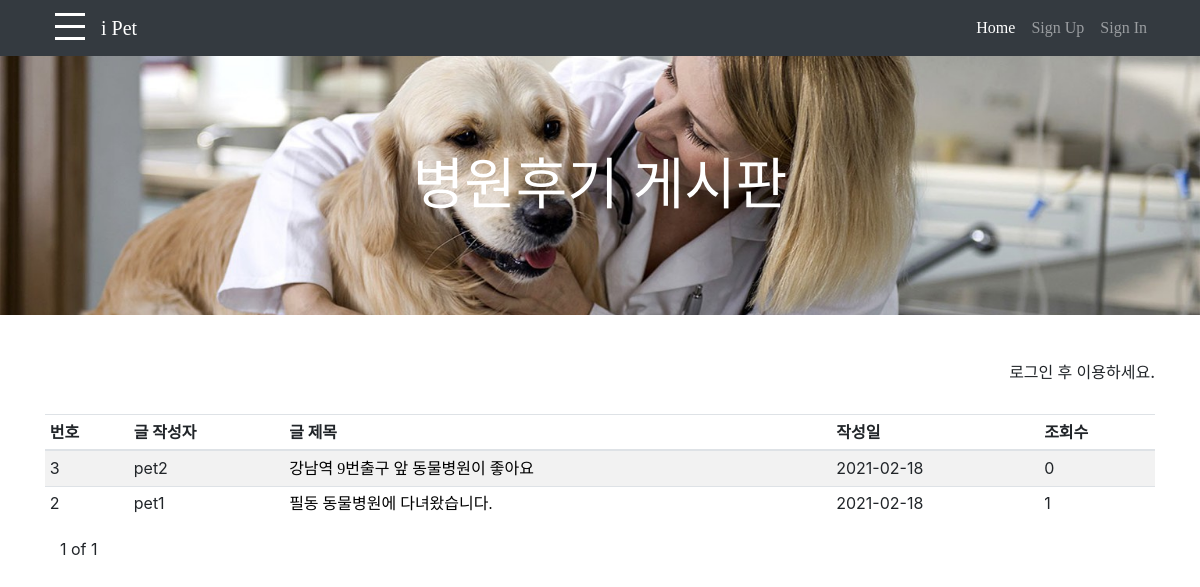
The page /board/list2/ on the database its author committed.
### board/models.py (models this page shows, shortened)
class Posthr(models.Model):
    author = models.ForeignKey(Member, on_delete=models.CASCADE)
    author_name = models.CharField('작성자', max_length=20)
    phr_title = models.CharField('글 제목', max_length=100)
    phr_contents = models.CharField('글 내용', max_length=300)
    phr_date = models.DateTimeField('글 작성일')
    phr_count = models.IntegerField(default=0)

### board/views.py (the view)
# urls.py: path('list2/', views.phr_list, name='phr_list'),
def phr_list(request):
    posts = Posthr.objects.all().order_by('-id')
    paginator = Paginator(posts, 10)
    page = request.GET.get('page')
    board_page = paginator.get_page(page)
    return render(request, 'board/list2.html', {
        'post_list': posts,
        'board_page': board_page
    })

### board/templates/board/list2.html (shortened to what this page needs)
{% extends 'base.html' %}
{% block html_body %}
        <header id="my_banner" class="bg-primary py-5 mb-5" >
    <div class="container h-100">
      <div class="row h-100 align-items-center">
        <div class="col-lg-12">
          <h2 id="my_infra" class="display-4 text-white text-align-center mt-5 mb-2">병원후기 게시판</h2>
        </div>
      </div>
    </div>
    </header>
    <div class="container">
        {% if request.session.user %}
         <br>
        <h6 style="text-align:right" font color="#191970">{{ request.session.user.u_name }}님 환영합니다.</h6>
         <br>
        <button type="button"
                class="btn btn-info"
                onclick="new_post1()">새글작성</button>
        <div class="m-1"></div>
        {% else %}
        <h6 style="text-align:right" font color="#191970">로그인 후 이용하세요.</h6><br>
        {% endif %}
        <div class="table-responsive">
        <table class="table table-striped table-sm">
          <thead>
            <tr>
              <th>번호</th>
              <th>글 작성자</th>
              <th>글 제목</th>
              <th>작성일</th>
              <th>조회수</th>
            </tr>
          </thead>
          <tbody>
            {% for post in board_page %}
            <tr>
              <td>{{ post.id }}</td>
              <td>{{ post.author_name }}</td>
              <td><a href="{% url 'board:phr_detail' post.id %}">
                  {{ post.phr_title }}</a>
              </td>
              <td>{{ post.phr_date | date:"Y-m-d" }}</td>
              <td>{{ post.phr_count }}</td>
            </tr>
          {% endfor %}
          </tbody>
        </table>
        </div>
         <div class="col centered">
            <span>{{ board_page.number }}</span>
            <span>of</span>
            <span>{{ board_page.paginator.num_pages }}</span>
         </div>
    </div>
{%  endblock %}

### static/css/navbar.css (style rules this page uses)
html { font-family: "Roboto", "Noto Sans KR", sans-serif; }
body, ul, li, h1 { margin:0; padding:0; list-style:none; }
a { color:black; text-decoration:none; }
.row::after { content:""; display:block; clear:both; }
.text-align-center { text-align:center; }

### static/css/heroic-features.css (style rules this page uses)
body { padding-top: 56px; }

### templates/base.html (style rules this page uses)
html { position: relative; min-height: 150%; margin: 0; padding-bottom: 100px; background: white; }
body { min-height: 150%; }
#my_infra { font-family: AppleSDGothicNeoB; }
a { font-family: AppleSDGothicNeoM; }

### board/templates/board/list2.html (style rules this page uses)
#my_banner { background-image: url("/static/img/pet2.jfif"); background-position: center; background-size: cover; opacity: 100%; }

### rows shown on the page
Posthr: id "3", author_name "pet2", phr_title "강남역 9번출구 앞 동물병원이 좋아요", phr_date "2021-02-18", phr_count "0"
Posthr: id "2", author_name "pet1", phr_title "필동 동물병원에 다녀왔습니다.", phr_date "2021-02-18", phr_count "1"

### other values the page prints
{{ board_page.number }} "1"
{{ board_page.paginator.num_pages }} "1"
